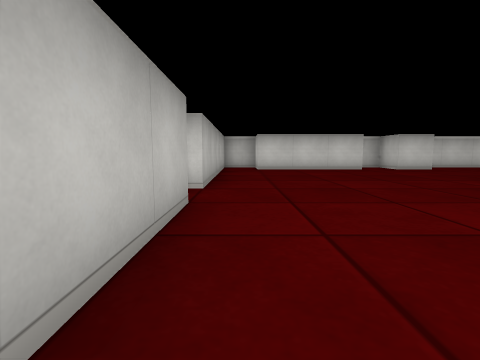
View 1 (above)

16 first-person views from a walk through a cub3D ray-caster map. The camera is about half as high as the walls, tilts 6° down and sees 85° across. The floor is counted in squares. Each view is taken from the middle of a square. On the plan, view 1 faces up. The plan holds only what a view shows up to about 9 squares ahead; the rest is blank.

View 2
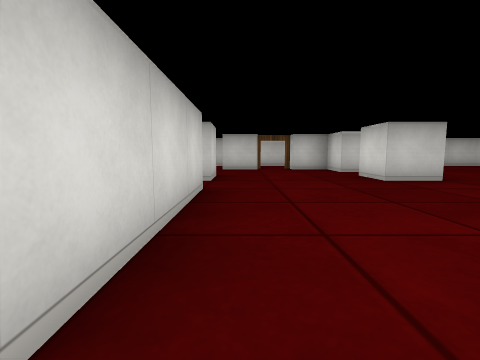

View 3
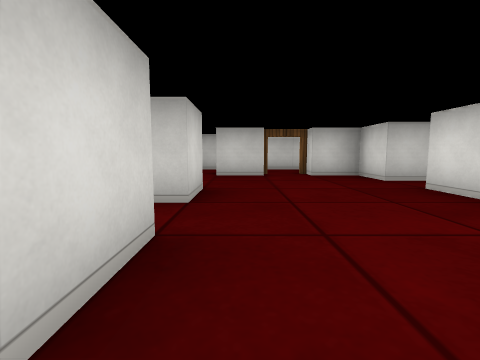

View 4
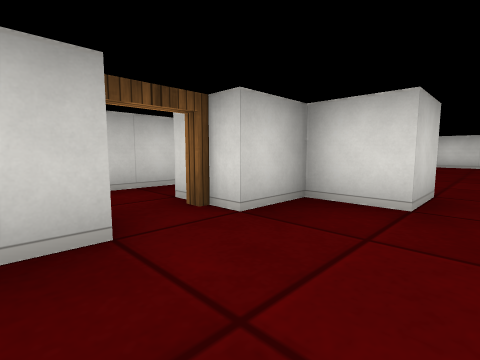

View 5
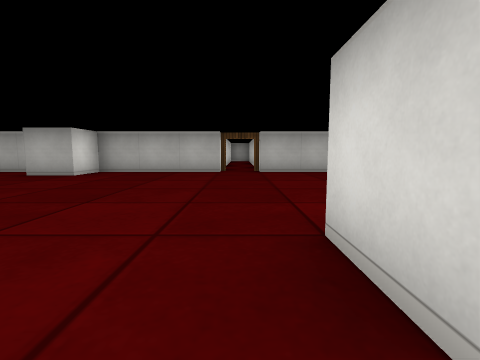

View 6
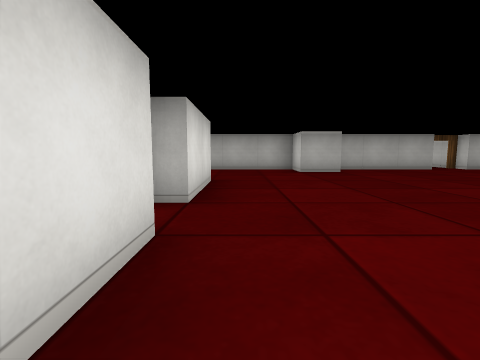

View 7
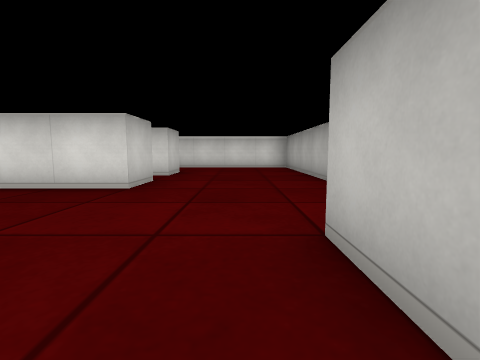

View 8
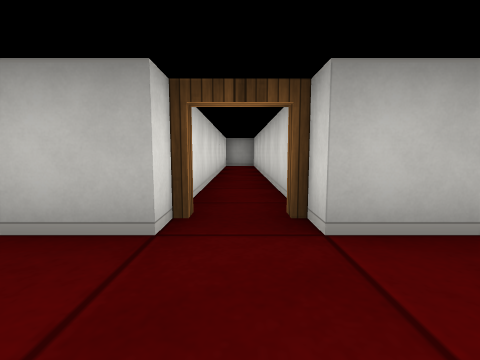

View 9
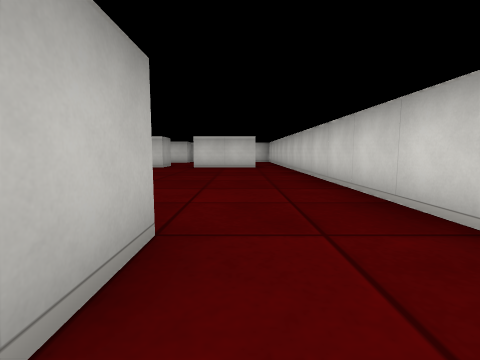

View 10
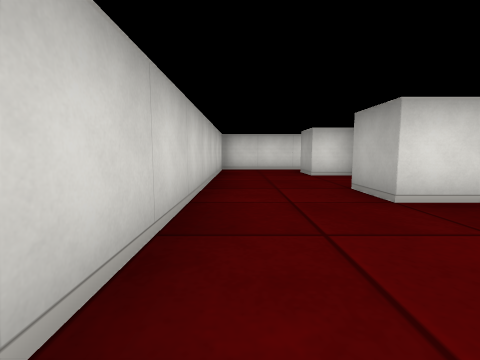

View 11
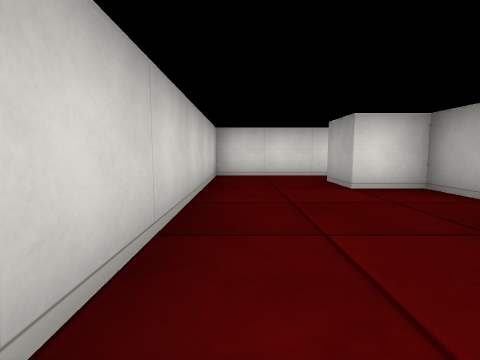

View 12
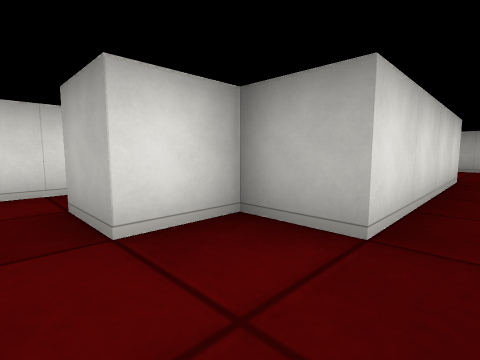

View 13
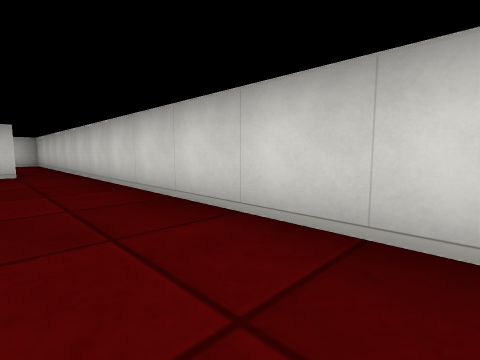

View 14
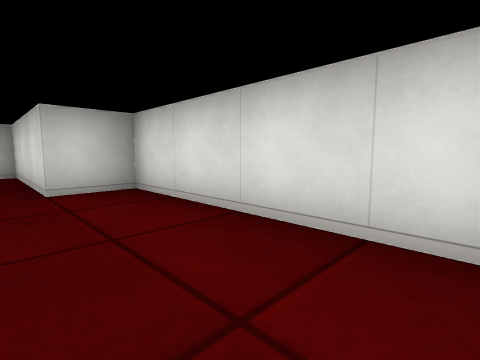

View 15
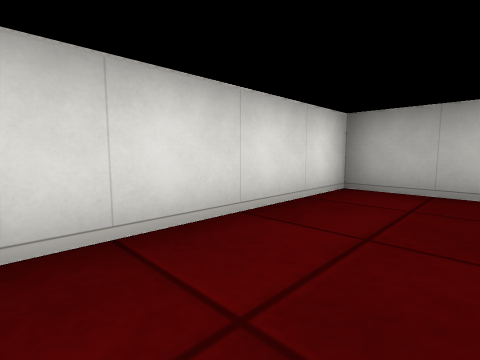

View 16
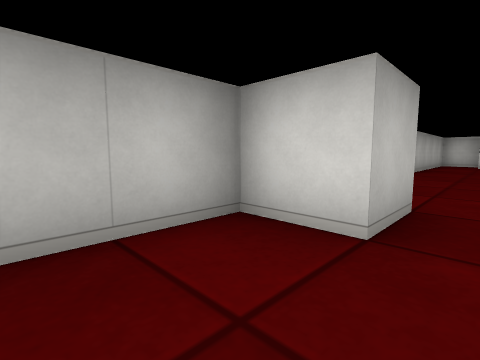

### Floor plan
Ten units are one square. View 1 is at (0, 0); x grows to the right and y downward. Boxes are objects, and circles mark ways between rooms. Rooms are numbered by the first view taken in them; rooms with no view inside come last. Other rooms are left out.
<svg viewBox="-85 -90 185 180">
<path fill="none" stroke="#000" d="M55 -41 55 -35 45 -35 45 -45 55 -45M-5 -25 -5 5 5 5 5 15 -5 15 -5 85 35 85 35 75 65 75M55 35 75 35M86 -35 65 -35 65 -45 75 -45 75 -55M25 45 25 35 45 35M75 -64 75 -75M36 -75 5 -75 5 -82M56 -75 45 -75 45 -85 39 -85M95 35 95 -85 61 -85M25 65 25 55M6 -85 -5 -85 -5 -35M71 85 95 85 95 35M75 35 75 45M25 55 65 55 65 65 75 65 75 75M-80 -25 -5 -25M-5 -35 -78 -35"/>
<circle cx="30" cy="50" r="3" fill="#2a7"/>
<circle cx="50" cy="40" r="3" fill="#2a7"/>
<circle cx="85" cy="40" r="3" fill="#2a7"/>
<circle cx="-10" cy="-30" r="3" fill="#2a7"/>
<text x="40" y="-10">1</text>
<text x="70" y="60">2</text>
<text x="-50" y="-30">3</text>
</svg>
Room 1 opens to room 2. Room 1 opens to room 3.

Where each view was taken, in squares from view 1:
view 1: 0 up, 0 right, facing up
view 2: 7 up, 0 right, facing right
view 3: 7 up, 2 right, facing right
view 4: 7 up, 6 right, facing down-right
view 5: 3 up, 6 right, facing left
view 6: 3 down, 7 right, facing left
view 7: 0 up, 1 right, facing down
view 8: 3 up, 1 right, facing left
view 9: 5 down, 8 right, facing up
view 10: 1 down, 9 right, facing down
view 11: 3 down, 9 right, facing down
view 12: 5 down, 8 right, facing down-left
view 13: 3 down, 8 right, facing up-right
view 14: 7 down, 0 right, facing down-right
view 15: 7 down, 3 right, facing down-left
view 16: 3 down, 1 right, facing up-left
